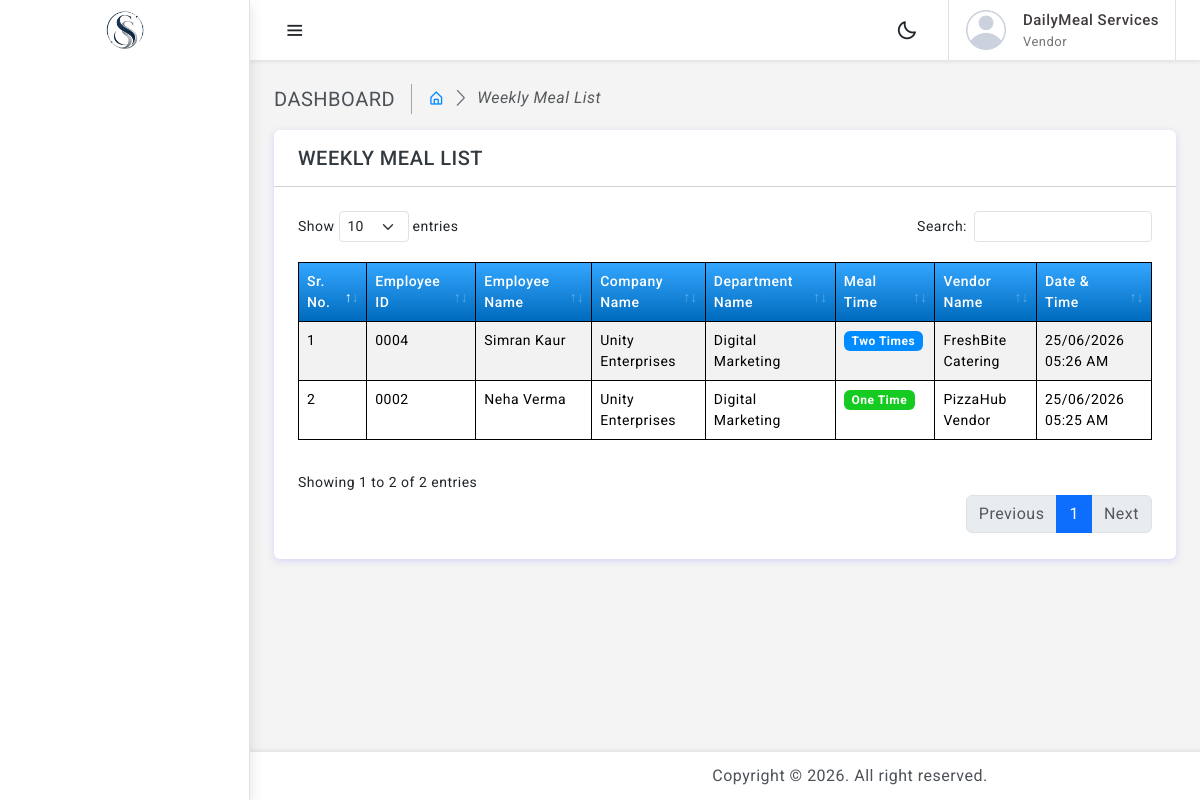
Screenshot of /card_weekly_meal_count.php (signed in) with the database file from the repository.
### tables this page shows
CREATE TABLE `food_entry` (
  `id` int(11) NOT NULL,
  `emp_id` varchar(20) DEFAULT NULL,
  `meal_time` enum('Lunch','Dinner') DEFAULT NULL,
  `created_by` int(11) DEFAULT NULL,
  `created_at` timestamp NOT NULL DEFAULT current_timestamp(),
  `food_type` int(11) DEFAULT NULL
);

CREATE TABLE `employee` (
  `id` int(11) NOT NULL,
  `emp_id` varchar(20) NOT NULL,
  `emp_name` varchar(100) NOT NULL,
  `department_id` int(11) DEFAULT NULL,
  `emp_status` tinyint(4) DEFAULT 1,
  `two_times_food_allowed` tinyint(1) DEFAULT 1,
  `company_id` int(11) DEFAULT NULL,
  `created_by` int(11) DEFAULT NULL,
  `created_at` timestamp NOT NULL DEFAULT current_timestamp()
);

CREATE TABLE `company_master` (
  `id` int(11) NOT NULL,
  `company_name` varchar(100) NOT NULL,
  `status` tinyint(4) DEFAULT 1,
  `created_by` int(11) DEFAULT 1,
  `created_at` timestamp NOT NULL DEFAULT current_timestamp()
);

CREATE TABLE `department_master` (
  `id` int(11) NOT NULL,
  `department_name` varchar(100) NOT NULL,
  `status` tinyint(4) DEFAULT 1,
  `created_by` int(11) DEFAULT NULL,
  `created_at` timestamp NOT NULL DEFAULT current_timestamp()
);

CREATE TABLE `user_master` (
  `id` int(11) NOT NULL,
  `name` varchar(100) NOT NULL,
  `username` varchar(50) DEFAULT NULL,
  `password` varchar(255) DEFAULT NULL,
  `role` tinyint(2) DEFAULT NULL COMMENT '1=Admin, 2=Vendor, 3=SuperAdmin',
  `email_id` varchar(100) DEFAULT NULL,
  `food_type_id` int(11) DEFAULT NULL,
  `status` tinyint(4) DEFAULT 1,
  `created_by` int(11) DEFAULT NULL,
  `created_at` timestamp NOT NULL DEFAULT current_timestamp()
);

### card_weekly_meal_count.php (the view, shortened to what this page needs)
<?php
$role = isset($_SESSION['role']) ? $_SESSION['role'] : '';
include_once('api/config.php');
$current_year_week = date('Y') . '-' . date('W');
$food_entries = [];
if ($role == '1' || '3') {
    $sql = "
    SELECT
        fe.id,
        fe.emp_id,
        e.emp_name,
        e.two_times_food_allowed,
        c.company_name,
        d.department_name,
        fe.meal_time,
        fe.created_by,
        u.name,
        fe.created_at
    FROM food_entry fe
    LEFT JOIN employee e ON fe.emp_id = e.emp_id
    LEFT JOIN company_master c
        ON e.company_id = c.id
    LEFT JOIN department_master d
        ON e.department_id = d.id
    LEFT JOIN user_master u ON fe.created_by = u.id
    WHERE DATE_FORMAT(DATE_SUB(fe.created_at, INTERVAL 4 HOUR), '%Y-%u') = '$current_year_week'
    ORDER BY fe.id DESC
    ";
}
$result = $conn->query($sql);
if ($result && $result->num_rows > 0) {
    while ($row = $result->fetch_assoc()) {
        $food_entries[] = $row;
    }
}
?>
<!doctype html>
<html lang="en" data-bs-theme="light">
<head>
	<link href="assets/plugins/simplebar/css/simplebar.css" rel="stylesheet">
	<link href="assets/plugins/perfect-scrollbar/css/perfect-scrollbar.css" rel="stylesheet">
	<link href="assets/plugins/metismenu/css/metisMenu.min.css" rel="stylesheet">
	<link href="assets/plugins/datatable/css/dataTables.bootstrap5.min.css" rel="stylesheet">
	<link href="assets/css/pace.min.css" rel="stylesheet">
	<link href="assets/css/bootstrap.min.css" rel="stylesheet">
	<link href="assets/css/bootstrap-extended.css" rel="stylesheet">
	 <link rel="stylesheet" href="https://cdn.jsdelivr.net/npm/alertifyjs@1.13.1/build/css/alertify.min.css">
	<link href="assets/sass/app.css" rel="stylesheet">
	<link href="assets/css/icons.css" rel="stylesheet">
	<link rel="stylesheet" href="assets/sass/dark-theme.css">
	<link rel="stylesheet" href="assets/sass/semi-dark.css">
	<link rel="stylesheet" href="assets/sass/bordered-theme.css">
</head>
<body>
	<div class="wrapper">
				<?php include("api/sidebar.php"); ?>
				<?php include("api/header.php"); ?>
		<div class="page-wrapper">
			<div class="page-content container-xxl">
				<div class="page-breadcrumb d-none d-sm-flex align-items-center mb-3">
					<div class="breadcrumb-title pe-3 text-uppercase">Dashboard</div>
					<div class="ps-3">
						<nav aria-label="breadcrumb">
							<ol class="breadcrumb mb-0 p-0">
								<li class="breadcrumb-item"><a href="javascript:;"><i class="bx bx-home-alt"></i></a>
								</li>
								<li class="breadcrumb-item active" aria-current="page"><em> Weekly Meal List</em></li>
							</ol>
						</nav>
					</div>
				</div>
                <div class="row">
                    <div class="col-lg-12 mx-auto">
                        <div class="card">
                            <div class="card-header px-4 py-3">
                                <h5 class="mb-0 text-uppercase">Weekly Meal List</h5>
                            </div>
                            <div class="card-body p-4">
		                        <div id="rsttbl">
                                    <table id="example2" class="table table-striped table-bordered">
                                        <thead>
                                               <tr>
                                                <th>Sr. No.</th>
                                                <th>Employee ID</th>
                                                <th>Employee Name</th>
                                                <th>Company Name</th>
                                                <th>Department Name</th>
                                                <th>Meal Time</th>
                                                <th>Vendor Name</th>
                                                <th>Date & Time</th>
                                            </tr>
                                        </thead>
                                        <tbody>
                                            <?php
                                            if(count($food_entries) > 0) {
                                                $i = 1;
                                                foreach($food_entries as $entry) {
                                                  $foodBadge = '';
                                                    if ($entry['two_times_food_allowed'] == 1) {
                                                        $foodBadge = '<span class="badge bg-success">One Time</span>';
                                                    } elseif ($entry['two_times_food_allowed'] == 2) {
                                                        $foodBadge = '<span class="badge bg-primary">Two Times</span>';
                                                    } else {
                                                        $foodBadge = '<span class="badge bg-secondary">N/A</span>';
                                                    }
                                                    echo "<tr>
                                                            <td>".$i++."</td>
                                                            <td>".htmlspecialchars($entry['emp_id'])."</td>
                                                            <td>".htmlspecialchars($entry['emp_name'])."</td>
                                                            <td>".htmlspecialchars($entry['company_name'])."</td>
                                                            <td>".htmlspecialchars($entry['department_name'])."</td>
                                                              <td>".$foodBadge."</td>
                                                            <td>".htmlspecialchars($entry['name'])."</td>
                                                            <td>".date('d/m/Y h:i A', strtotime($entry['created_at']))."</td>
                                                        </tr>";
                                                }
                                            } else {
                                                echo "<tr>
                                                        <td colspan='5' class='text-center'>No Data Found</td>
                                                    </tr>";
                                            }
                                            ?>
                                        </tbody>
                                    </table>
                                </div>
			                </div>
				        </div>
			        </div>
				</div>
			</div>
		</div>
		<?php include("api/footer.php"); ?>
	</div>
</body>
</html>

### assets/sass/app.css (style rules this page uses)
body { font-size: 14px; color: #4c5258; letter-spacing: 0.5px; background-color: #f4f4f4; overflow-x: hidden; font-family: Roboto, sans-serif; }
a { text-decoration: none; }
.wrapper { width: 100%; position: relative; }
.badge { font-size: 12px; }
table#example2.dataTable tbody tr.even td { border-top: 1px solid black; }
table#example2.dataTable tbody tr.odd td { background-color: white !important; border-top: 1px solid black; opacity: 1; }
#example2 thead th { background: linear-gradient(to bottom, #33a6ff, #006bbd) !important; color: white; font-weight: 500; }
#example2 { border: black; border-left: 1px solid black; border-bottom: 1px solid black; border-top: 1px solid black; }
table.dataTable { margin-top: 20px !important; margin-bottom: 20px !important; }
.container, .container-lg, .container-md, .container-sm, .container-xl, .container-xxl { max-width: 1550px; }
.page-wrapper { height: 100%; margin-top: 60px; margin-left: 250px; padding-bottom: 30px; }
.page-wrapper .page-content { padding: 1.5rem; }
.breadcrumb-title { font-size: 20px; border-right: 1.5px solid #aaa4a4; }
.page-breadcrumb .breadcrumb li.breadcrumb-item { font-size: 16px; }
.page-breadcrumb .breadcrumb-item+.breadcrumb-item::before { display: inline-block; padding-right: 0.5rem; color: #6c757d; font-family: LineIcons; content: "\ea5c"; }

### rows the page displays
food_entry: emp "0004", employee.emp_name "Simran Kaur", company_master.company_name "Unity Enterprises", department_master.department_name "Digital Marketing", shows "Two Times", created_by.name "FreshBite Catering", created_at "25/06/2026 05:26 AM"
food_entry: emp "0002", employee.emp_name "Neha Verma", company_master.company_name "Unity Enterprises", department_master.department_name "Digital Marketing", shows "One Time", created_by.name "PizzaHub Vendor", created_at "25/06/2026 05:25 AM"

### other values shown
$_SESSION['name'] "DailyMeal Services"
